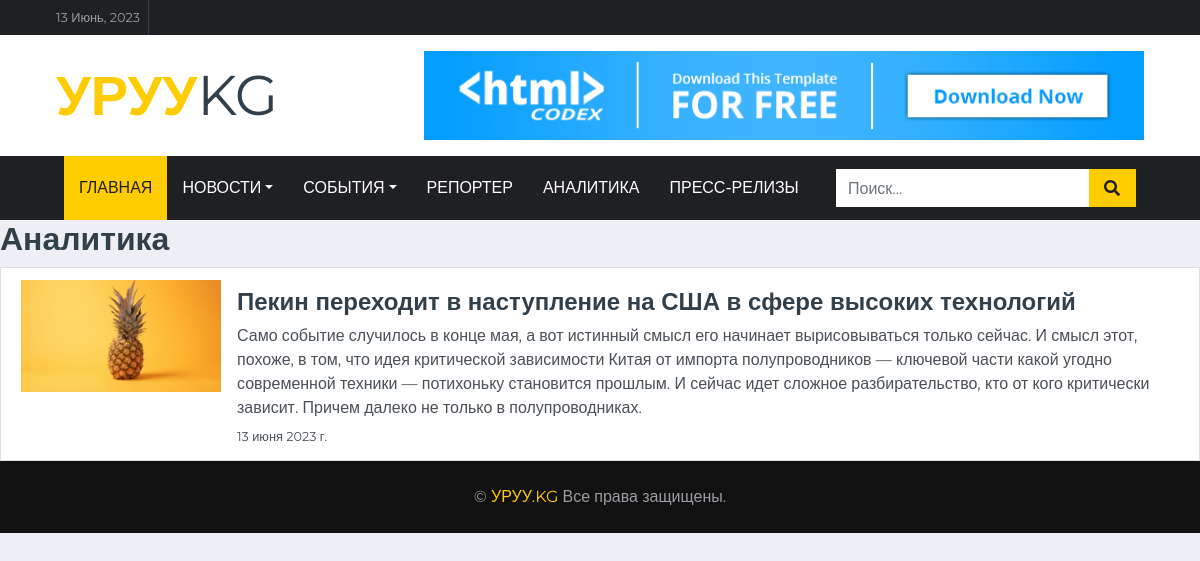
The app's page /analitika/all with its own data.
### app/models.py (models this page shows, shortened)
class Post(models.Model, HitCountMixin):
    title = models.CharField(max_length=225)
    overview = RichTextField()
    category = models.ForeignKey("Category", on_delete=models.CASCADE, blank=True, null=True)
    created_date = models.DateField(auto_now_add=False)
    image = models.ImageField(upload_to='newsImage/', blank=True, null=True)
    description = models.TextField(default='')
    top_news = models.BooleanField(default=False)
    class Meta:
        ordering = ['-created_date']
        verbose_name = "Новости"
        verbose_name_plural = "Новости"

### app/views.py (the view)
# urls.py: path('analitika/all', analitika_list),
def analitika_list(request):
    news = Post.objects.filter(category=4)
    return render(request, 'analitika.html', {'news': news})

### app/templates/analitika.html (shortened to what this page needs)
{% extends 'base.html' %}
{% block page_content %}
{% load static %}
<h2>Аналитика</h2>
<div class="list-group">
    {% for item in news %}
<a href="/post/{{item.id}}" class="list-group-item list-group-item-action">
    <div class="media">
      <img src="{{ item.image.url }}" class="mr-3" alt="Изображение новости 1" width="200px">
      <div class="media-body">
        <h4 class="mt-0 text-left">{{ item.title }}</h4>
        <p class="mb-1">{{ item.description }}</p>
        <small>{{ item.created_date }}</small>
      </div>
    </div>
  </a>
 {% endfor %}
</div>
     {% endblock %}

### records on screen
Post: image (picture), title "Пекин переходит в наступление на США в сфере высоких технологий", description "Само событие случилось в конце мая, а вот истинный смысл его начинает вырисовываться только сейчас. И смысл этот, похоже, в том, что идея критической зависимости Китая от импорта полупроводников — ключевой части какой угодно современной техники — потихоньку становится прошлым. И сейчас идет сложное разбирательство, кто от кого критически зависит. Причем далеко не только в полупроводниках.", created_date "13 июня 2023 г."

### other values on screen
{{ current_date }} "13 Июнь, 2023"
